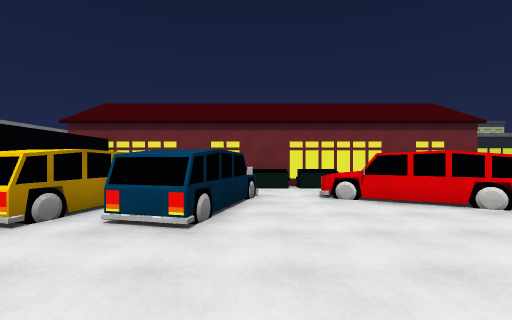
View 1 (above)

23 first-person views from a walk through a Unity game level. The camera is 1.5 m above the floor, looks level and sees 85° across. The floor is counted in squares, 1.8 m on a side. Each view is taken from the middle of a square. On the plan, view 1 faces up. The plan holds only what a view shows up to about 10 squares ahead; the rest is blank. The place goes on beyond the plan. The player is left out. Some animated figures are not drawn. Surface patterns are stand-ins for the level's own textures.

View 2
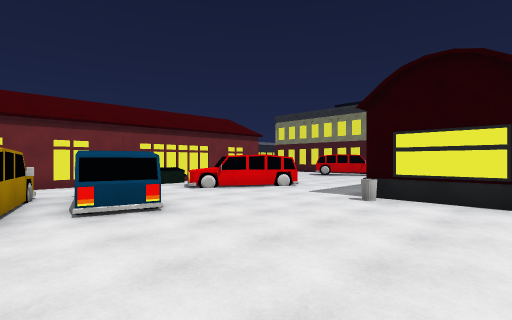

View 3
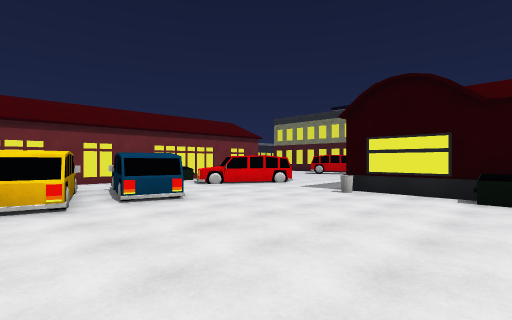

View 4
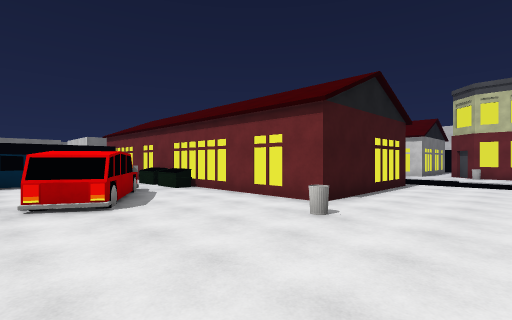

View 5
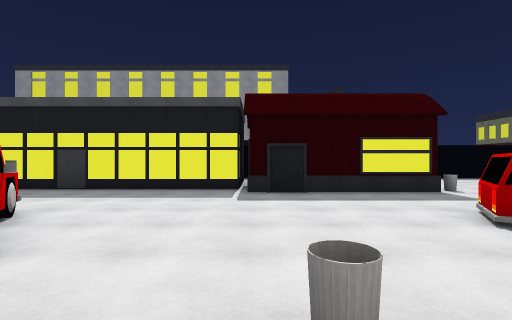

View 6
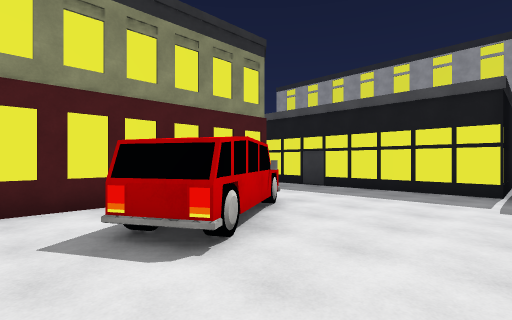

View 7
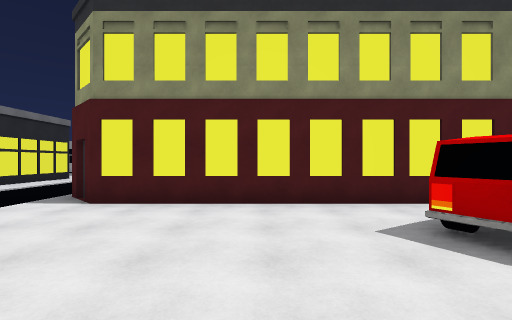

View 8
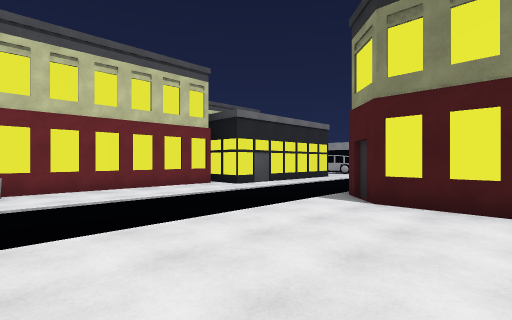

View 9
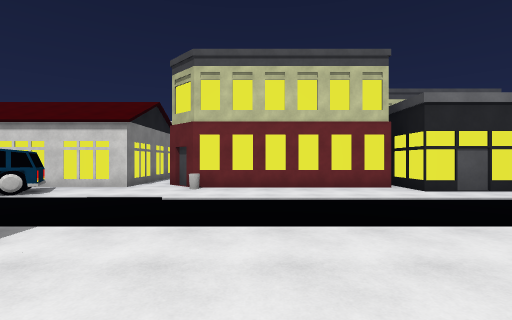

View 10
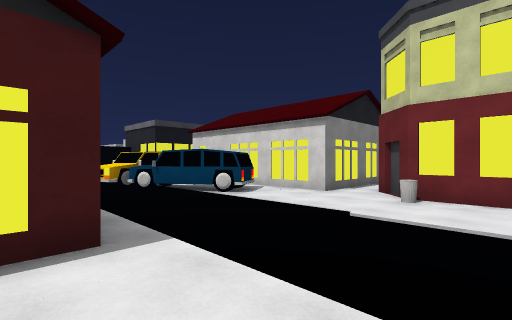

View 11
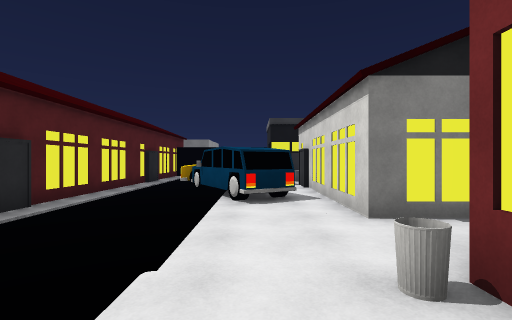

View 12
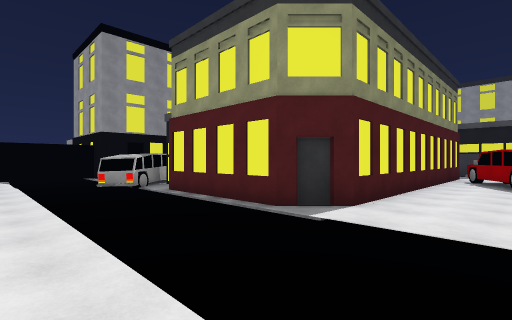

View 13
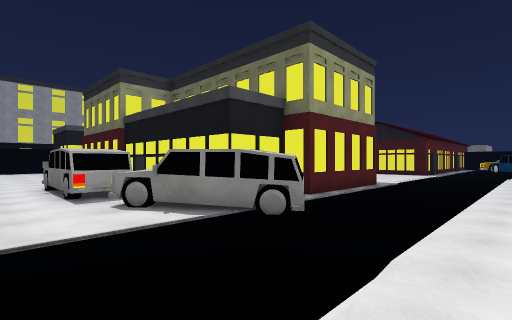

View 14
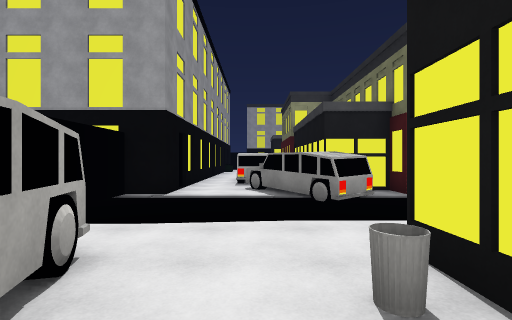

View 15
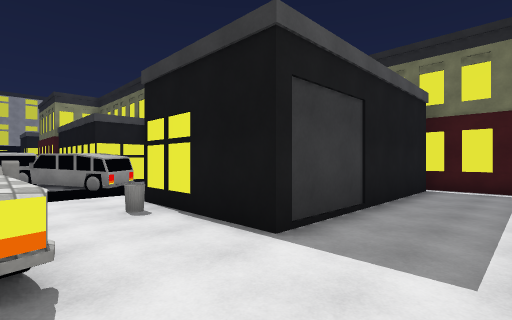

View 16
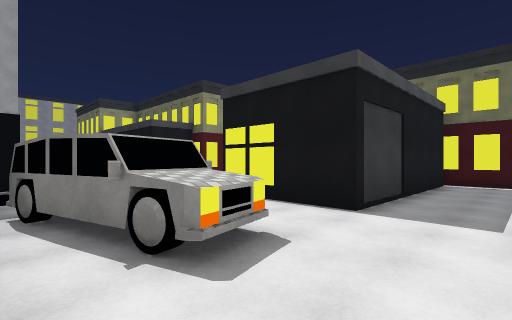

View 17
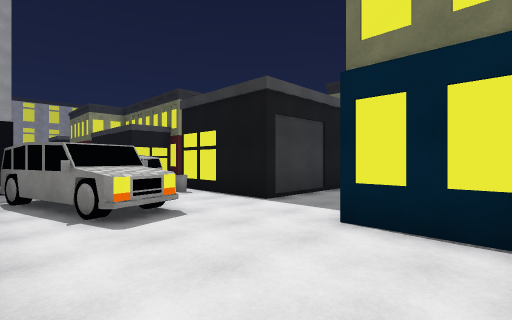

View 18
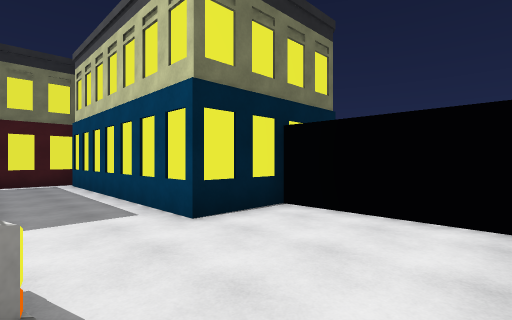

View 19
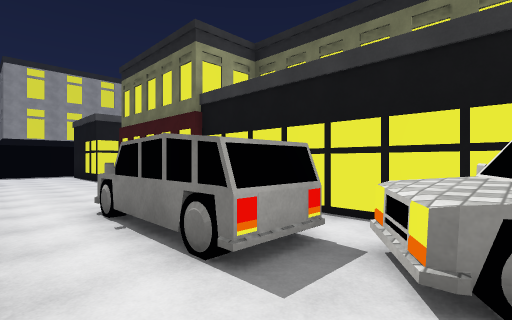

View 20
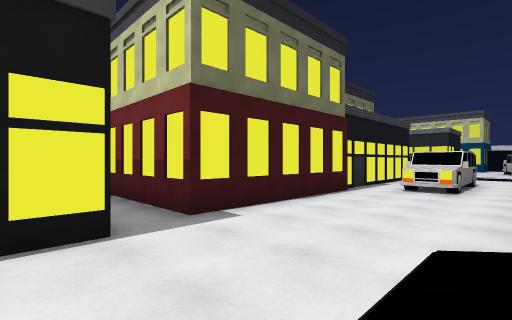

View 21
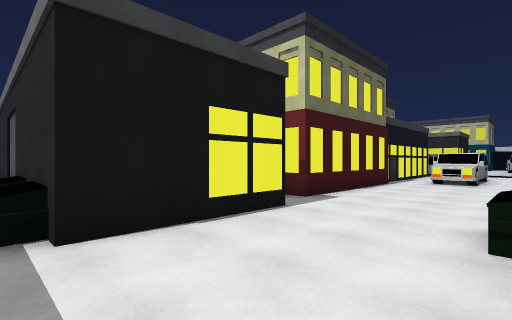

View 22
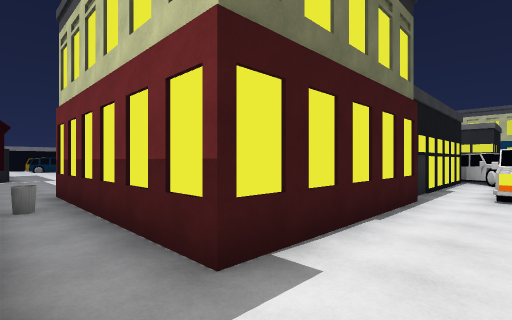

View 23
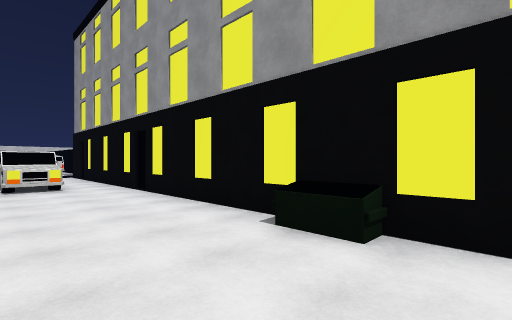

### Floor plan
Points are (right, up) in squares from view 1. A wall is a line through its corners. A room is listed if a view was taken in it or the views show most of it. See-through windows are left out.
Room 1 (views 1, 2, 3, 4, 5, 6, 7, 8, 9, 10, 11, 12, 13, 14, 15, 16, 17, 18, 19, 20, 21, 22, 23)
walls: (13.3, 6.1) (13.3, 13.2) (14.3, 14.1) (18.3, 14.1) (18.3, 13.3) (20.1, 13.3) (20.1, 7.8); (7, 13.9) (7, 8.9) (-2.1, 8.9); (8.5, 1) (15.3, 1); (20.3, 7.4) (20.3, 2.3) (14.3, 2.3); (14.1, 19.5) (8.1, 19.5) (7.1, 20.5); (18, 18.5) (14.5, 18.5) (14.5, 20.3); (5.5, 19.6) (2, 19.6); (3.5, 1.7) (8.2, 1.7); (0, 13.8) (5.6, 13.8); (14.5, 21.9) (20.6, 21.9) (20.6, 18.5); (6, 21.9) (6, 19.5) (1.9, 19.5); (20.6, 1.1) (20.6, -2.5) (15.2, -2.5); (1.8, 19.5) (0.6, 19.5); (3.3, -1.2) (3.3, 0.5); (14.1, 24.4) (14.1, 21.8); (24.3, -0.6) (24.3, 11.8); (21.5, 26.3) (21.5, 24.2) (14.6, 24.2)
objects: car (-4, 4) to (-3, 7); car (-2, 4) to (0, 7); dumpster (0, 8); car (0, 16) to (1, 17); car (0, 19); car (2, 5) to (5, 7); dumpster (2, 8); car (2, 17) to (4, 18); dumpster (3, -2); bin (3, 1); bin (8, 8); bin (8, 19); car (10, 5) to (12, 8); bin (16, 2); dumpster (19, -3) to (20, -3); car (20, 12) to (22, 15); bin (21, 19); car (22, 8) to (22, 11); car (23, 19) to (24, 22); dumpster (24, 1)

Where each view was taken, in squares from view 1:
view 1: 0 up, 0 right, facing up
view 2: 1 down, 3 left, facing up-right
view 3: 2 down, 4 left, facing up-right
view 4: 4 up, 10 right, facing up-left
view 5: 9 up, 8 right, facing down
view 6: 9 up, 8 right, facing down-right
view 7: 10 up, 8 right, facing right
view 8: 11 up, 8 right, facing up-right
view 9: 11 up, 10 right, facing up
view 10: 13 up, 10 right, facing up-left
view 11: 18 up, 10 right, facing left
view 12: 18 up, 11 right, facing down-right
view 13: 18 up, 24 right, facing down-left
view 14: 21 up, 22 right, facing down
view 15: 24 up, 23 right, facing down-left
view 16: 24 up, 25 right, facing down-left
view 17: 26 up, 25 right, facing down-left
view 18: 22 up, 25 right, facing up-left
view 19: 13 up, 24 right, facing down-left
view 20: 0 up, 24 right, facing up-left
view 21: 3 down, 24 right, facing up-left
view 22: 1 up, 22 right, facing up-left
view 23: 1 down, 21 right, facing up-right
